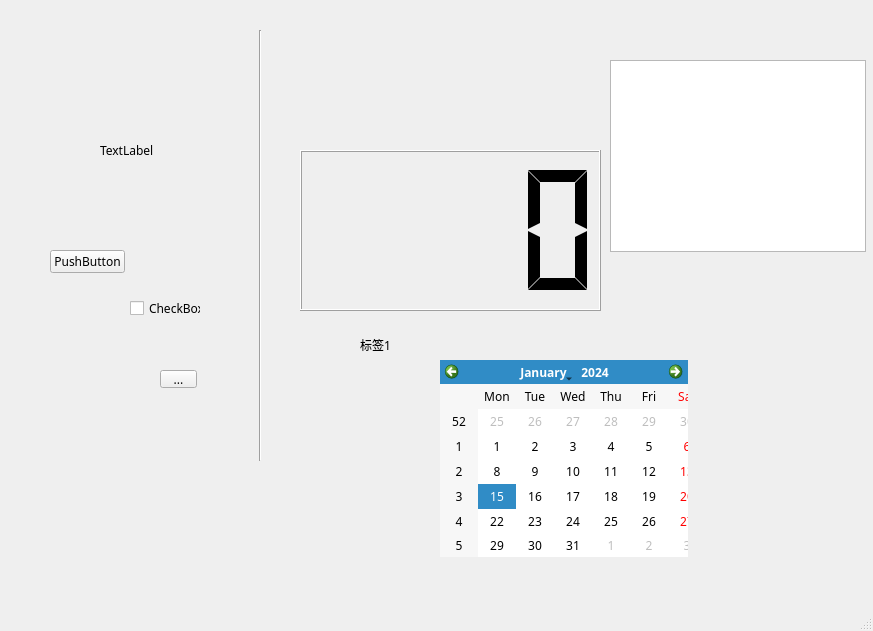
<?xml version="1.0" encoding="UTF-8"?>
<ui version="4.0">
 <class>MainWindow</class>
 <widget class="QMainWindow" name="MainWindow">
  <property name="geometry">
   <rect>
    <x>0</x>
    <y>0</y>
    <width>873</width>
    <height>631</height>
   </rect>
  </property>
  <property name="font">
   <font>
    <family>微软雅黑 Light</family>
   </font>
  </property>
  <property name="windowTitle">
   <string>demo</string>
  </property>
  <widget class="QWidget" name="centralwidget">
   <widget class="QLCDNumber" name="lcdNumber">
    <property name="geometry">
     <rect>
      <x>300</x>
      <y>150</y>
      <width>301</width>
      <height>161</height>
     </rect>
    </property>
    <property name="digitCount">
     <number>4</number>
    </property>
    <property name="segmentStyle">
     <enum>QLCDNumber::Flat</enum>
    </property>
    <property name="value" stdset="0">
     <double>0.000000000000000</double>
    </property>
   </widget>
   <widget class="QLabel" name="label">
    <property name="geometry">
     <rect>
      <x>300</x>
      <y>320</y>
      <width>151</width>
      <height>51</height>
     </rect>
    </property>
    <property name="text">
     <string>&lt;html&gt;&lt;head/&gt;&lt;body&gt;&lt;p align=&quot;center&quot;&gt;标签1&lt;/p&gt;&lt;/body&gt;&lt;/html&gt;</string>
    </property>
    <property name="textFormat">
     <enum>Qt::AutoText</enum>
    </property>
   </widget>
   <widget class="QLabel" name="label_2">
    <property name="geometry">
     <rect>
      <x>100</x>
      <y>120</y>
      <width>131</width>
      <height>61</height>
     </rect>
    </property>
    <property name="text">
     <string>TextLabel</string>
    </property>
   </widget>
   <widget class="QPushButton" name="pushButton">
    <property name="geometry">
     <rect>
      <x>50</x>
      <y>250</y>
      <width>75</width>
      <height>23</height>
     </rect>
    </property>
    <property name="text">
     <string>PushButton</string>
    </property>
   </widget>
   <widget class="QToolButton" name="toolButton">
    <property name="geometry">
     <rect>
      <x>160</x>
      <y>370</y>
      <width>37</width>
      <height>18</height>
     </rect>
    </property>
    <property name="text">
     <string>...</string>
    </property>
   </widget>
   <widget class="QCheckBox" name="checkBox">
    <property name="geometry">
     <rect>
      <x>130</x>
      <y>300</y>
      <width>71</width>
      <height>16</height>
     </rect>
    </property>
    <property name="text">
     <string>CheckBox</string>
    </property>
   </widget>
   <widget class="Line" name="line">
    <property name="geometry">
     <rect>
      <x>250</x>
      <y>30</y>
      <width>20</width>
      <height>431</height>
     </rect>
    </property>
    <property name="orientation">
     <enum>Qt::Vertical</enum>
    </property>
   </widget>
   <widget class="QCalendarWidget" name="calendarWidget">
    <property name="geometry">
     <rect>
      <x>440</x>
      <y>360</y>
      <width>248</width>
      <height>197</height>
     </rect>
    </property>
   </widget>
   <widget class="QTextBrowser" name="textBrowser">
    <property name="geometry">
     <rect>
      <x>610</x>
      <y>60</y>
      <width>256</width>
      <height>192</height>
     </rect>
    </property>
   </widget>
  </widget>
  <widget class="QMenuBar" name="menubar">
   <property name="geometry">
    <rect>
     <x>0</x>
     <y>0</y>
     <width>873</width>
     <height>23</height>
    </rect>
   </property>
  </widget>
  <widget class="QStatusBar" name="statusbar"/>
 </widget>
 <resources/>
 <connections/>
</ui>
